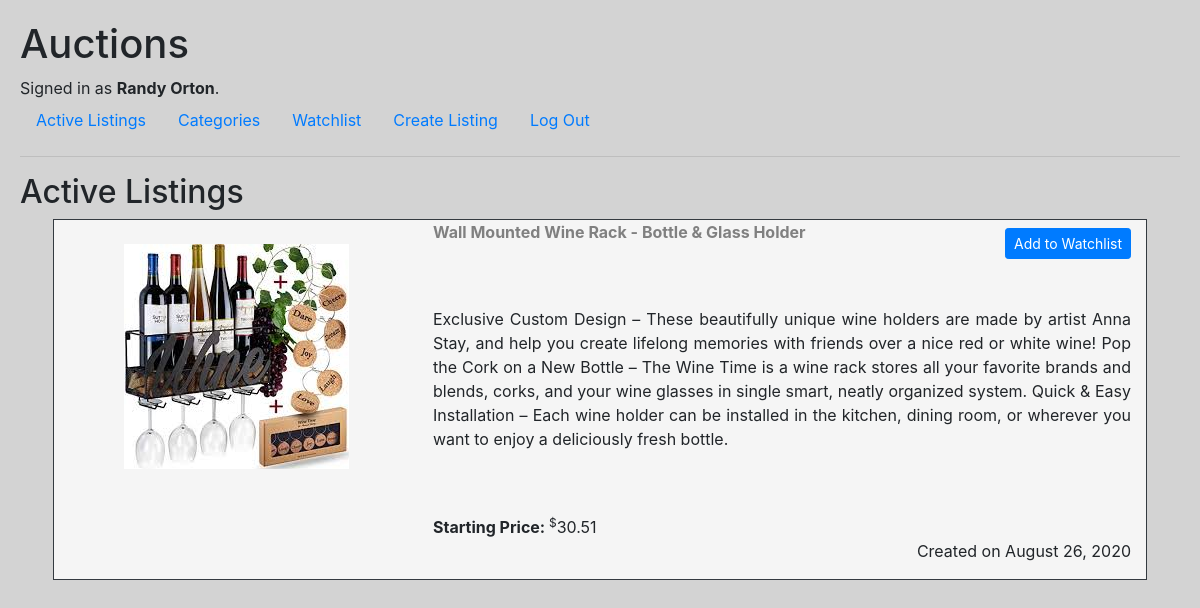
The page /categories/House (signed in) on the database as committed earlier.
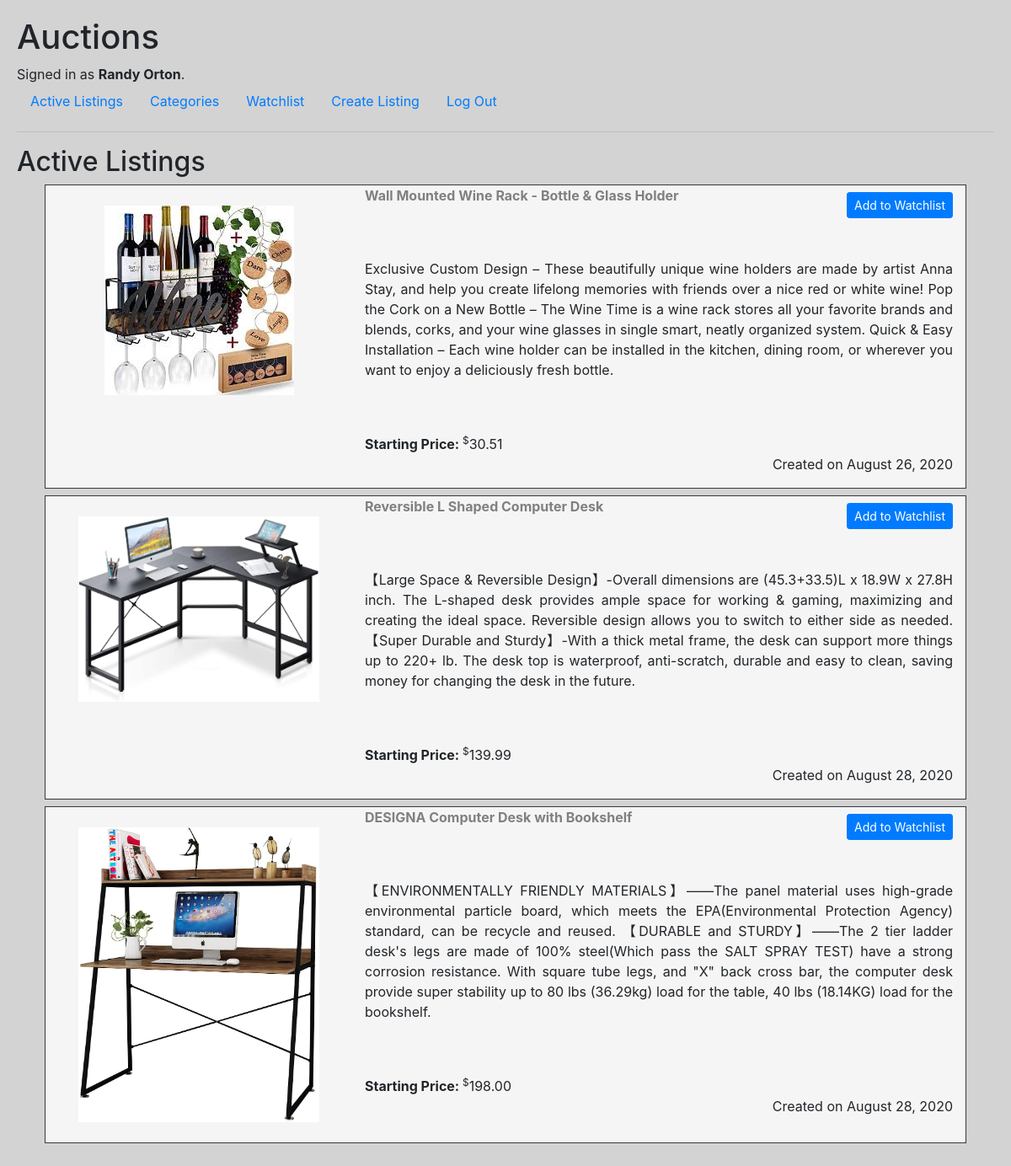
The same page on the database as committed later.
### auctions/models.py (models this page shows, shortened)
class User(AbstractUser):
    pass

class Listing(models.Model):
    name = models.CharField(max_length=50)
    description = models.TextField()
    price = models.FloatField()
    date_listed = models.DateTimeField(default=timezone.now)
    image = models.ImageField(upload_to='uploads/')
    category = models.ForeignKey(Category,on_delete=models.CASCADE)
    user = models.ForeignKey(User,on_delete=models.CASCADE)
    active = models.BooleanField(default=True)

### auctions/views.py (the view)
# urls.py: path('categories/<str:category>',views.itemByCategory,name='itemByCategory'),
def itemByCategory(request,category):
    category = Category.objects.get(name=category)
    listings = category.listing_set.all()
    return render(request,'auctions/index.html',{'listings':listings})

### auctions/templates/auctions/index.html (shortened to what this page needs)
{% extends "auctions/layout.html" %}
{% block body %}
    <h2>Active Listings</h2>
    <div class='container'>
    {% for listing in listings %}
        <div class='row m-2 border border-dark detalles'>
            <div class='col-4'>
                <div class='text-center p-4'>
                    <img src="{{listing.image.url}}" class='img-fluid' alt="{{listing.name}}">
                </div>
            </div>
            <div class='col-8'>
                <div class='row'>
                    <div class='col-9'>
                        <a href="{% url 'itemDetail' item_id=listing.id %}" style="color:grey"><strong>{{listing.name}}</strong></a>
                    </div>
                    <div class='col-3'>
                        {% if user.is_authenticated and user.id != listing.user.id %}
                            {% if listing in watchlistItems %}
                            <a href="{% url 'listWatchlist'%}" class='btn btn-success btn-sm float-right mt-2'>Go to Watchlist</a>
                            {% else %}
                            <a href="{% url 'addToWatchlist' listing.id %}" class='btn btn-primary btn-sm float-right mt-2'>Add to Watchlist</a>
                            {%endif%}
                        {% endif %}
                    </div>
                </div>
                <br><br>
                <p class='text-justify'>{{listing.description}}</p> <br><br>
                <strong>Starting Price: </strong><sup>$</sup>{{listing.price|floatformat:2}}
                <p class='text-right'>Created on {{listing.date_listed|date:'F d, Y'}}</p>
            </div>
        </div>
    {% endfor %}
    </div>
{% endblock %}

### auctions/templates/auctions/layout.html (shortened to what this page needs)
{% load static %}
<!DOCTYPE html>
<html lang="en">
    <head>
        <link rel="stylesheet" href="https://stackpath.bootstrapcdn.com/bootstrap/4.4.1/css/bootstrap.min.css">
        <link href="{% static 'auctions/styles.css' %}" rel="stylesheet">
    </head>
    <body>
        <h1>Auctions</h1>
        <div>
            {% if user.is_authenticated %}
                Signed in as <strong>{{ user.username }}</strong>.
            {% else %}
                Not signed in.
            {% endif %}
        </div>
        <ul class="nav">
            <li class="nav-item">
                <a class="nav-link" href="{% url 'index' %}">Active Listings</a>
            </li>
            {% if user.is_authenticated %}
                <li class="nav-item">
                    <a class="nav-link" href="{% url 'listCategories' %}">Categories</a>
                </li>
                <li class="nav-item">
                    <a class="nav-link" href="{% url 'listWatchlist' %}">Watchlist</a>
                </li>
                <li class="nav-item">
                    <a class="nav-link" href="{% url 'newListing' %}">Create Listing</a>
                </li>
                <li class="nav-item">
                    <a class="nav-link" href="{% url 'logout' %}">Log Out</a>
                </li>
            {% endif %}
        </ul>
        <hr>
        {% block body %}
        {% endblock %}
    </body>
</html>

### auctions/static/auctions/styles.css (style rules this page uses)
body { padding: 20px; background-color: lightgray; }
.detalles { background-color: whitesmoke; }

Rows that differ between the two databases and show on the page:
added Listing: image (picture), name "Reversible L Shaped Computer Desk", shows "Add to Watchlist", description "【Large Space & Reversible Design】-Overall dimensions are (45.3+33.5)L x 18.9W x 27.8H inch. The L-shaped desk provides ample space for working & gaming, maximizing and creating the ideal space. Reversible design allows you to switch to either side as needed. 【Super Durable and Sturdy】-With a thick metal frame, the desk can support more things up to 220+ lb. The desk top is waterproof, anti-scratch, durable and easy to clean, saving money for changing the desk in the future.", price "139.99", date_listed "August 28, 2020"
added Listing: image (picture), name "DESIGNA Computer Desk with Bookshelf", shows "Add to Watchlist", description "【ENVIRONMENTALLY FRIENDLY MATERIALS】——The panel material uses high-grade environmental particle board, which meets the EPA(Environmental Protection Agency) standard, can be recycle and reused. 【DURABLE and STURDY】——The 2 tier ladder desk's legs are made of 100% steel(Which pass the SALT SPRAY TEST) have a strong corrosion resistance. With square tube legs, and \"X\" back cross bar, the computer desk provide super stability up to 80 lbs (36.29kg) load for the table, 40 lbs (18.14KG) load for the bookshelf.", price "198.00", date_listed "August 28, 2020"
